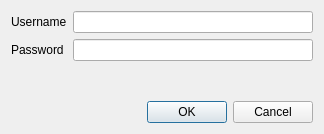
<?xml version="1.0" encoding="UTF-8"?>
<ui version="4.0">
 <class>FriendlyLogin</class>
 <widget class="QDialog" name="FriendlyLogin">
  <property name="geometry">
   <rect>
    <x>0</x>
    <y>0</y>
    <width>324</width>
    <height>134</height>
   </rect>
  </property>
  <property name="sizePolicy">
   <sizepolicy hsizetype="Fixed" vsizetype="Fixed">
    <horstretch>0</horstretch>
    <verstretch>0</verstretch>
   </sizepolicy>
  </property>
  <property name="windowTitle">
   <string>Login</string>
  </property>
  <layout class="QGridLayout" name="gridLayout">
   <item row="0" column="0">
    <layout class="QVBoxLayout" name="LoginVL">
     <item>
      <layout class="QFormLayout" name="LoginFL">
       <item row="2" column="0">
        <widget class="QLabel" name="UnameLbl">
         <property name="text">
          <string>Username</string>
         </property>
        </widget>
       </item>
       <item row="3" column="0">
        <widget class="QLabel" name="PwdLbl">
         <property name="text">
          <string>Password</string>
         </property>
        </widget>
       </item>
       <item row="3" column="1">
        <widget class="QLineEdit" name="PwdLEdit">
         <property name="sizePolicy">
          <sizepolicy hsizetype="Expanding" vsizetype="Fixed">
           <horstretch>0</horstretch>
           <verstretch>0</verstretch>
          </sizepolicy>
         </property>
         <property name="echoMode">
          <enum>QLineEdit::Password</enum>
         </property>
        </widget>
       </item>
       <item row="2" column="1">
        <widget class="QLineEdit" name="UnameLEdit">
         <property name="sizePolicy">
          <sizepolicy hsizetype="Expanding" vsizetype="Fixed">
           <horstretch>0</horstretch>
           <verstretch>0</verstretch>
          </sizepolicy>
         </property>
        </widget>
       </item>
      </layout>
     </item>
     <item>
      <widget class="QDialogButtonBox" name="YN">
       <property name="orientation">
        <enum>Qt::Horizontal</enum>
       </property>
       <property name="standardButtons">
        <set>QDialogButtonBox::Cancel|QDialogButtonBox::Ok</set>
       </property>
      </widget>
     </item>
    </layout>
   </item>
  </layout>
 </widget>
 <resources/>
 <connections>
  <connection>
   <sender>YN</sender>
   <signal>accepted()</signal>
   <receiver>FriendlyLogin</receiver>
   <slot>accept()</slot>
   <hints>
    <hint type="sourcelabel">
     <x>248</x>
     <y>254</y>
    </hint>
    <hint type="destinationlabel">
     <x>157</x>
     <y>274</y>
    </hint>
   </hints>
  </connection>
  <connection>
   <sender>YN</sender>
   <signal>rejected()</signal>
   <receiver>FriendlyLogin</receiver>
   <slot>reject()</slot>
   <hints>
    <hint type="sourcelabel">
     <x>316</x>
     <y>260</y>
    </hint>
    <hint type="destinationlabel">
     <x>286</x>
     <y>274</y>
    </hint>
   </hints>
  </connection>
 </connections>
</ui>
